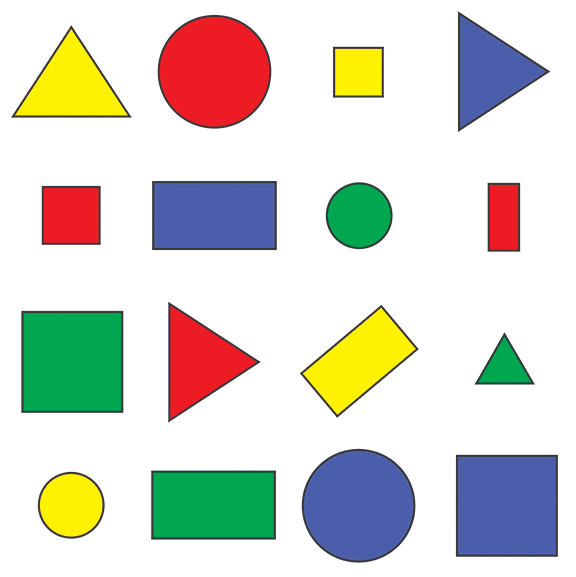
#> input picture Resources/shapes.png, 576 x 577 px, found by its file name
$ python Chapter_8-Contours_Shape_Detection.py
#> lines starting #> are read from the running program, lines starting #| are printed output that depends on the picture; after the words box and inside, x2 and y2 are one past the last pixel; in counts of white or black regions, pixels touching at a corner belong together
import cv2
import numpy as np

"""Required functions"""
# [55 lines left out: function concatenate_images, not called in this run]


def draw_contours(gaussian_canny_img, actual_img):
    # Get the contours from the gaussian blurred-canny-edged image...
    contours, hierarchy = cv2.findContours(image=gaussian_canny_img, mode=cv2.RETR_EXTERNAL, method=cv2.CHAIN_APPROX_NONE)  # Playable Parameters..
    # Get the area, calculate the edges for a shape, draw the boundary box around the shape..
    for contour in contours:
        # Find the area of the contours detected...
        area = cv2.contourArea(contour=contour)
        #print(area)

        if area > 500:  # Not required, but it eliminates the unnecessary noise..
            # Draw the detected contours..
            contour_img = cv2.drawContours(image=actual_img, contours=contours, contourIdx=-1, color=(255, 255, 0), thickness=2)  # , hierarchy=hierarchy)  # contourIdx = -1 means to select all the contours

            # Finding the perimeter of the objects detected..
            perimeter = cv2.arcLength(curve=contour, closed=True)
            #print(perimeter)

            # Approximating/Finding the corners of the image from the obtained contours
            corners = cv2.approxPolyDP(curve=contour, epsilon=0.02*perimeter, closed=True)  # Playable parameter: epsilon
            #print(corners)
            print(len(corners))
            objectCorners = len(corners)

            # Drawing a bounded rectangle around the detected object...
            x, y, width, height = cv2.boundingRect(contour)
            cv2.rectangle(img=actual_img, pt1=(x, y), pt2=(x+width, y+height), color=(255, 25, 255), thickness=4)

            if objectCorners == 3:
                objectType = "Triangle"
            elif objectCorners == 4:  # then it can be a square (length==width or length/width=1), or a rectangle(length!=width or length/width>1)
                ratio = height/width
                if 0.95 < ratio < 1.5: # Assumed a deviation of +-10  this stmt equivalent to "if ratio > 0.95 and ratio <1.5"
                    objectType = "Square"
                else:
                    objectType = "Rectangle"
            elif objectCorners > 4:
                objectType = "Circle"
            else:
                objectType = "None"

            #cv2.rectangle(img=actual_img, pt1=(x, y), pt2=(x+140, y-30), color=(255, 25, 255), thickness=3)
            cv2.putText(img=actual_img, text=objectType, org=(x, y - 3), fontFace=cv2.FONT_HERSHEY_COMPLEX,
                        fontScale=1, color=(0, 0, 0), thickness=4)
    return contour_img


"""Main code starts from here.."""
# Read the image
img = cv2.imread("Resources/shapes.png")
#> img is the input picture: shape (577, 576, 3); mean B, G, R 205.1, 214.3, 214.2
# Resize the image
dsize=(int(img.shape[0]//0.6), int(img.shape[1]//0.6))
#> dsize = (961, 960)
img = cv2.resize(img, dsize=dsize)
#> img: shape (960, 961, 3)
# Convert to gray scale
grayImg = cv2.cvtColor(img, code=cv2.COLOR_BGR2GRAY)
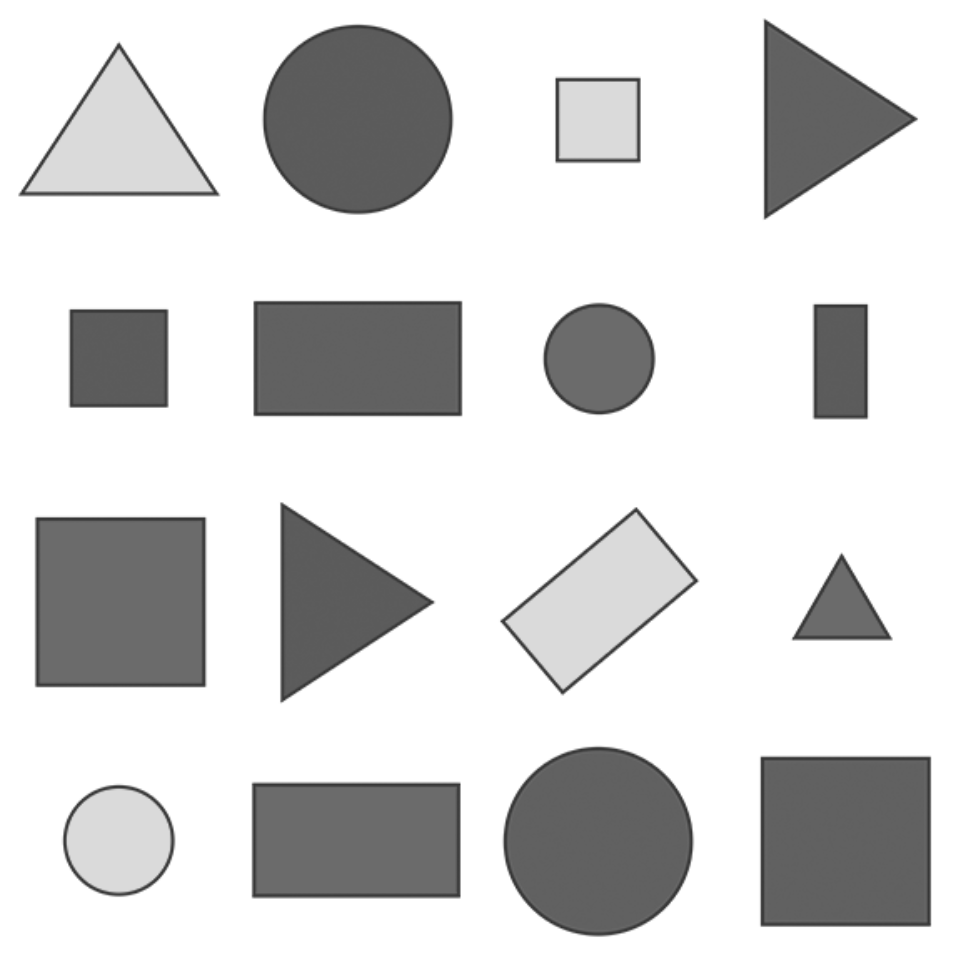
#> grayImg: shape (960, 961); min 54, max 255, mean 213.2
# Applying Gaussian Blur filter
gaussianImg = cv2.GaussianBlur(src=grayImg, ksize=(9, 9), sigmaX=1)  # !!! Playable parameters
# Applying the Canny Edge detection technique..
cannyImg = cv2.Canny(image=gaussianImg, threshold1=50, threshold2=50)
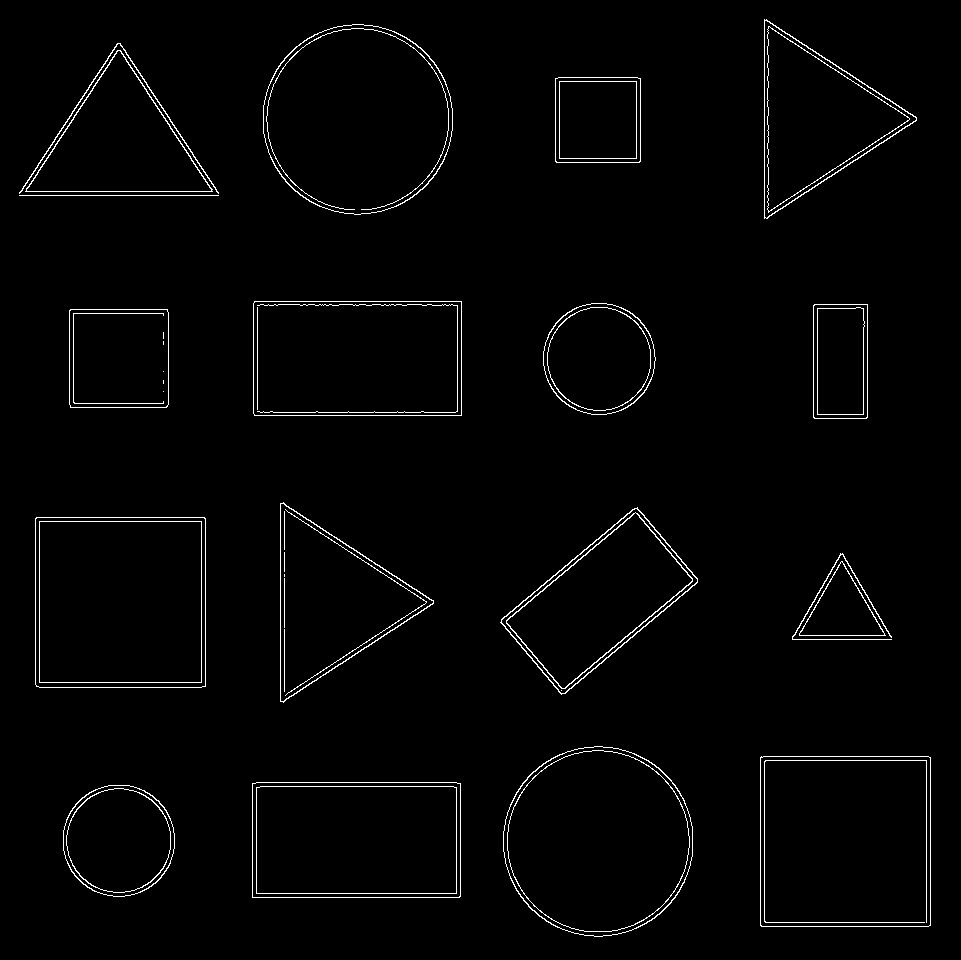
#> cannyImg: shape (960, 961); 1.9% white in thin lines or dots

contour_img = draw_contours(gaussian_canny_img=cannyImg, actual_img=img.copy())
#> in draw_contours, `contours, hierarchy = cv2.findContours(image=gaussian_canny_img, mode=..`: contours = 19 contours, 1 with area under 20; largest, box (x1, y1, x2, y2) and area: (760, 756, 931, 927) 28895, (35, 517, 206, 688) 28890, (263, 24, 453, 215) 28271, (503, 746, 693, 937) 28254, (252, 782, 461, 898) 23912
#> the loop in draw_contours, `for contour in contours:` made 1 pass
#> area on pass 1: 9807
#> (the run stopped early here; a loop or call above may not have finished)

$ run again, with Resources/cardboard_cuboid.jpg saved as Resources/shapes.png
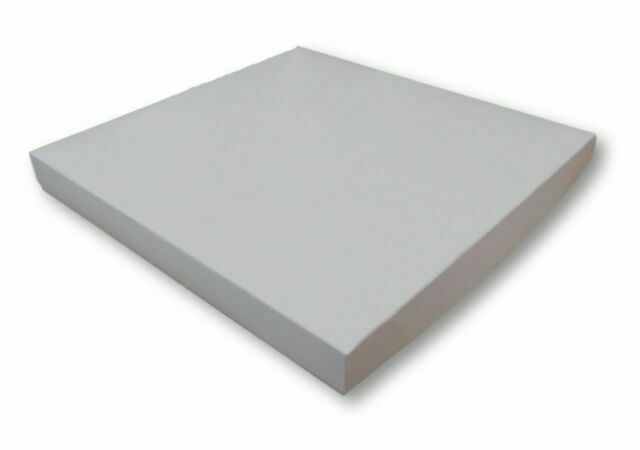
#> input picture Resources/cardboard_cuboid.jpg, 640 x 450 px, found by its file name
#> img is the input picture: shape (450, 640, 3); mean B, G, R 224.2, 224.9, 224.2
#> `img = cv2.resize(img, dsize=dsize)`:
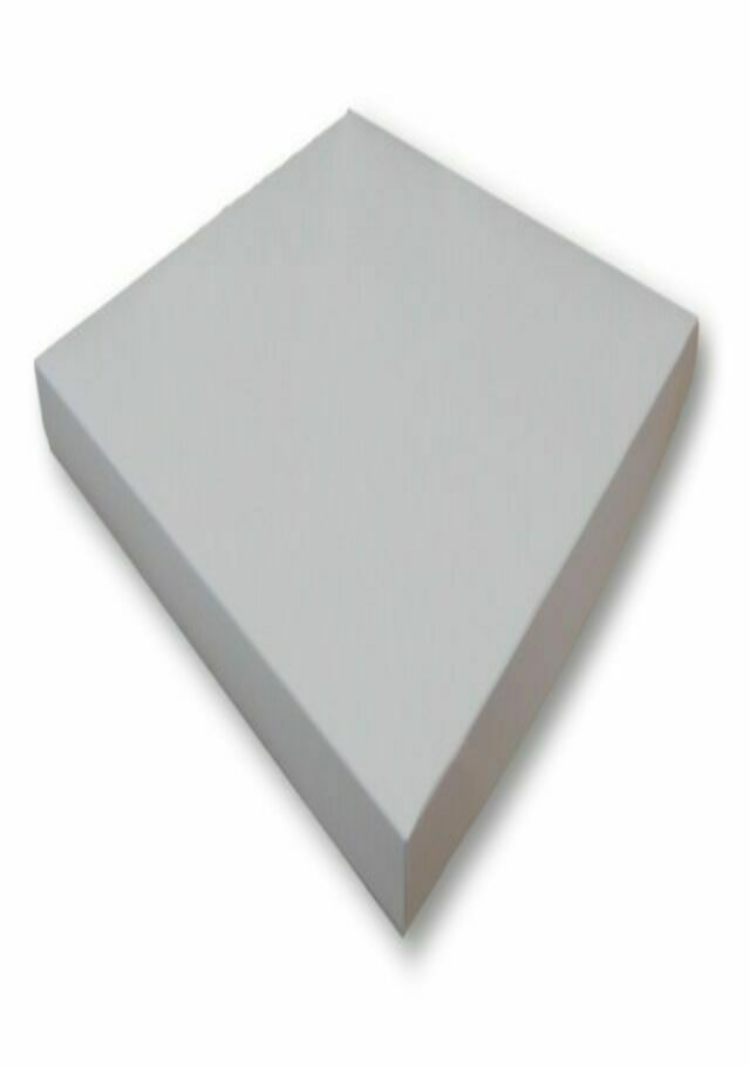
#> img: shape (1066, 750, 3); mean B, G, R 224.1, 224.8, 224.1
#> `cannyImg = cv2.Canny(image=gaussianImg, threshold1=50, threshold2=50)`:
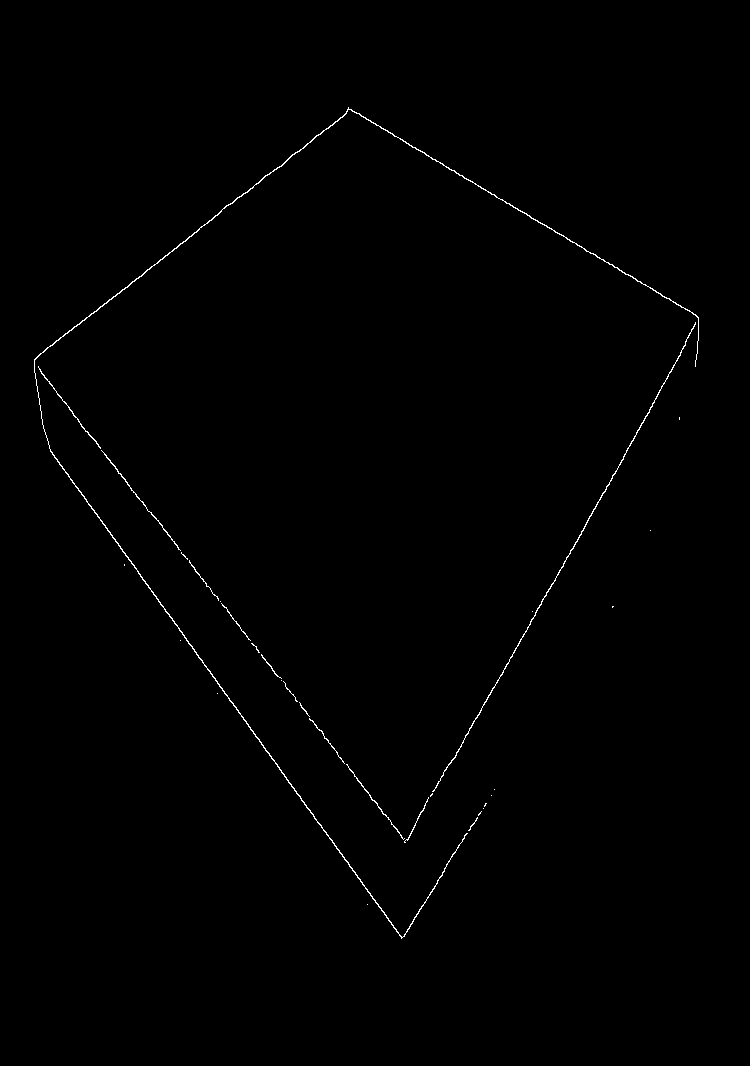
#> cannyImg: shape (1066, 750); 0.47% white in thin lines or dots, all inside (x1, y1, x2, y2) = (34, 107, 699, 939)
#> contours = 31 contours, 26 with area under 20; largest, box (x1, y1, x2, y2) and area: (34, 107, 699, 939) 794, (432, 322, 696, 792) 209, (101, 450, 181, 551) 56, (38, 366, 101, 449) 46, (346, 764, 405, 840) 40
#> the loop in draw_contours, `for contour in contours:` made 31 passes
#> area on passes 10, 27, 29, 30, 31: 39.5, 55.5, 46.5, 209, 793.5
